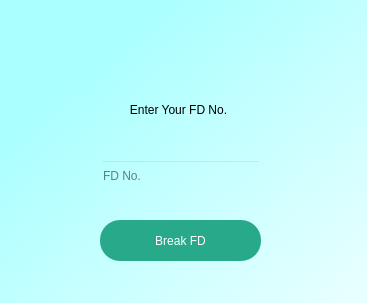
<?xml version="1.0" encoding="UTF-8"?>
<ui version="4.0">
 <class>Dialog</class>
 <widget class="QDialog" name="Dialog">
  <property name="geometry">
   <rect>
    <x>0</x>
    <y>0</y>
    <width>367</width>
    <height>303</height>
   </rect>
  </property>
  <property name="windowTitle">
   <string>Dialog</string>
  </property>
  <widget class="QWidget" name="bgwidget" native="true">
   <property name="geometry">
    <rect>
     <x>0</x>
     <y>0</y>
     <width>521</width>
     <height>411</height>
    </rect>
   </property>
   <property name="styleSheet">
    <string notr="true">QWidget#bgwidget{
background-color:qlineargradient(spread:pad, x1:0.124955, y1:0.199, x2:0.909091, y2:0.903, stop:0 rgba(170, 255, 255, 255), stop:1 rgba(255, 255, 255, 255));
}</string>
   </property>
   <widget class="QLabel" name="label">
    <property name="geometry">
     <rect>
      <x>48</x>
      <y>29</y>
      <width>261</width>
      <height>31</height>
     </rect>
    </property>
    <property name="styleSheet">
     <string notr="true">font: 700 10pt &quot;Segoe UI&quot;;</string>
    </property>
    <property name="text">
     <string/>
    </property>
    <property name="alignment">
     <set>Qt::AlignmentFlag::AlignCenter</set>
    </property>
   </widget>
   <widget class="QPushButton" name="pushButton_2">
    <property name="geometry">
     <rect>
      <x>100</x>
      <y>220</y>
      <width>161</width>
      <height>41</height>
     </rect>
    </property>
    <property name="styleSheet">
     <string notr="true">QPushButton{
border-radius : 20px;
background-color:rgb(40, 170, 138);
color:rgb(255, 255, 255);
}</string>
    </property>
    <property name="text">
     <string>Break FD</string>
    </property>
   </widget>
   <widget class="QLineEdit" name="lineEdit">
    <property name="geometry">
     <rect>
      <x>100</x>
      <y>160</y>
      <width>161</width>
      <height>31</height>
     </rect>
    </property>
    <property name="styleSheet">
     <string notr="true">background-color:transparent;
</string>
    </property>
    <property name="placeholderText">
     <string>FD No.</string>
    </property>
   </widget>
   <widget class="QLabel" name="label_2">
    <property name="geometry">
     <rect>
      <x>78</x>
      <y>100</y>
      <width>201</width>
      <height>20</height>
     </rect>
    </property>
    <property name="styleSheet">
     <string notr="true">font: 700 10pt &quot;Segoe UI&quot;;</string>
    </property>
    <property name="text">
     <string>Enter Your FD No.</string>
    </property>
    <property name="alignment">
     <set>Qt::AlignmentFlag::AlignCenter</set>
    </property>
   </widget>
  </widget>
 </widget>
 <resources/>
 <connections/>
</ui>
